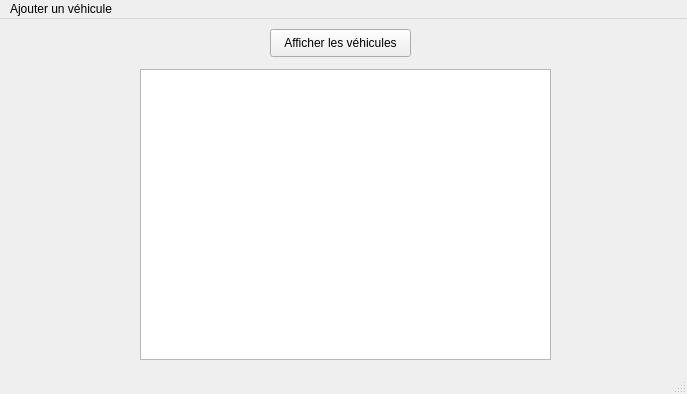
<?xml version="1.0" encoding="UTF-8"?>
<ui version="4.0">
 <class>ProprietaireQtClass</class>
 <widget class="QMainWindow" name="ProprietaireQtClass">
  <property name="geometry">
   <rect>
    <x>0</x>
    <y>0</y>
    <width>687</width>
    <height>394</height>
   </rect>
  </property>
  <property name="windowTitle">
   <string>MainWindow</string>
  </property>
  <widget class="QWidget" name="centralwidget">
   <widget class="QPushButton" name="pushButton_afficherVehicule">
    <property name="geometry">
     <rect>
      <x>270</x>
      <y>10</y>
      <width>141</width>
      <height>28</height>
     </rect>
    </property>
    <property name="text">
     <string>Afficher les véhicules</string>
    </property>
   </widget>
   <widget class="QTextEdit" name="textEdit">
    <property name="geometry">
     <rect>
      <x>140</x>
      <y>50</y>
      <width>411</width>
      <height>291</height>
     </rect>
    </property>
   </widget>
  </widget>
  <widget class="QMenuBar" name="menubar">
   <property name="geometry">
    <rect>
     <x>0</x>
     <y>0</y>
     <width>687</width>
     <height>25</height>
    </rect>
   </property>
   <widget class="QMenu" name="menuAjouter_Vehicule">
    <property name="title">
     <string>Ajouter un véhicule</string>
    </property>
    <addaction name="actionV_hicule_promenade"/>
    <addaction name="actionCamion_2"/>
   </widget>
   <addaction name="menuAjouter_Vehicule"/>
  </widget>
  <widget class="QStatusBar" name="statusbar"/>
  <action name="actionV_hicule_de_promenade">
   <property name="text">
    <string>Véhicule de promenade</string>
   </property>
  </action>
  <action name="actionCamion">
   <property name="text">
    <string>Camion</string>
   </property>
  </action>
  <action name="actionV_hicule_promenade">
   <property name="text">
    <string>Véhicule promenade</string>
   </property>
  </action>
  <action name="actionCamion_2">
   <property name="text">
    <string>Camion</string>
   </property>
  </action>
 </widget>
 <resources/>
 <connections/>
</ui>
